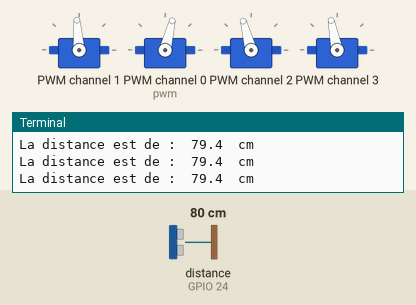
Simulated run of this program. Board: Raspberry Pi (BCM pin numbers). Parts: 4 × servo, the last lines printed to the terminal. The inputs (shaded band) are chosen by the test bench; at power-on: distance to the obstacle (sensor on GPIO 24) 80 cm. The echo pulse lasts 58.3 µs per cm; servo angles are drawn from the pulse width (0.5 ms = 0°, 2.5 ms = 180°); threads take turns every 2 ms; the clock reads 2024-03-15 10:24:30 at power-on unless the program sets it.

Above: at 5.08 s.
5.1 s: distance to the obstacle (sensor on GPIO 24) set to 2 cm
At 5.56 s:
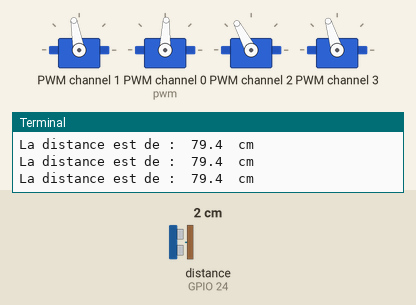
8.6 s: distance to the obstacle (sensor on GPIO 24) set to 299 cm
At 9.98 s:
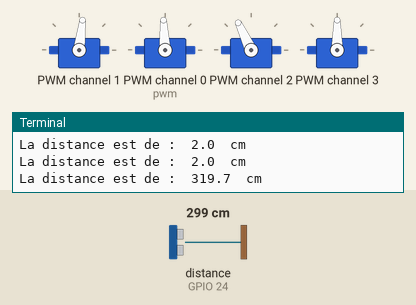
12.1 s: distance to the obstacle (sensor on GPIO 24) set to 7 cm
Timing chart, 0 to 21.6 s (numbered marks = the images above; inputs shaded):
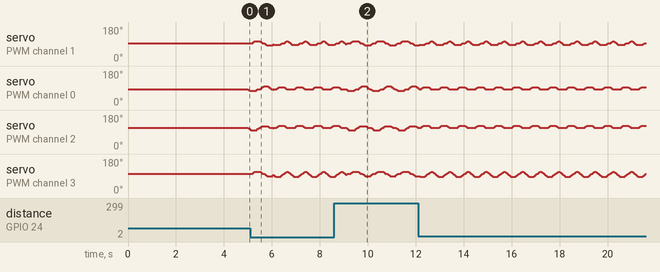

The program:

robot.py
```python
#!/usr/bin/python

from Adafruit_PWM_Servo_Driver import PWM
import time
from threading import Thread
import socket
import RPi.GPIO as GPIO

# ===========================================================================
# Example Code
# ===========================================================================

# Initialise the PWM device using the default address
pwm = PWM(0x40)


def setServoPulse(channel, pulse):
  pulseLength = 1000000                   # 1,000,000 us per second
  pulseLength /= 60                       # 60 Hz
  print "%d us per period" % pulseLength
  pulseLength /= 4096                     # 12 bits of resolution
  print "%d us per bit" % pulseLength
  pulse *= 1000
  pulse /= pulseLength
  pwm.setPWM(channel, 0, pulse)


class myrobot():
  def __init__(self):
    self.LL = 330
    self.UL = 380

    self.LL_default = 350 #
    self.LR_default = 430 #on augmente, l'interieur se baisse
    self.UL_default = 380
    self.UR_default = 400


    self.LR = 430
    self.UR = 380

    self.vitesse = 7
    self.fonctionne = True

    self.distance_obstacle=100

    self.LL_goal= self.LL_default
    self.LR_goal= self.LR_default
    self.UL_goal = self.UL_default
    self.UR_goal  = self.UR_default

    self.active_action_dict = {}
    self.command = "forward"
    self.step = 0

    self.forward = {0:[0,-40,0,-20],1:[30,-40,30,-20],2:[30,0,30,0],3:[0,20,0,40],4:[-30,20,-30,40],5:[-30,0,-30,0], 6:[0,0,0,0]}
    self.turn = { 0:[-40,0,-20,0],1 :[-40,30,-20,30], 2:[0,30,0,30],3:[30,0,30,0],4:[0,0,0,0]}
    self.dance1 = { 0:[0,-20,0,0],  1:[0,-40,0,20], 2:[0,-20,0,40], 3:[0,0,0,20],  4:[0,0,0,0], 5:[0,0,0,20],   6:[0,-20,0,40], 7:[0,-40,0,20], 8:[0,-20,0,0], 9:[0,0,0,0],  }

    self.dance2 = {
    # //slide to the left 0-4
    1:[0,-20,0,0],
    2:[0,-40,0,20],
    3:[0,-20,0,40],
    4:[0,0,0,20],
    5:[0,0,0,0],

    # //slide to the right 5-9
    6:[0,0,0,20],
    7:[0,-20,0,40],
    8:[0,-40,0,20],
    9:[0,-20,0,0],
    10:[0,0,0,0]}
    # };
    self.dance3 = {  0:[20,0,40,0],
    1:[20,-30,40,-30],
    2:[20,-30,10,-30],
    3:[20,-30,40,-30],
    4:[20,-30,10,-30],
    5:[20,-30,40,-30],
    6:[20,0,40,-30],
    7:[20,80,40,-30],
    8:[20,0,40,-30],
    9:[20,-80,40,-30],
    10:[20,0,40,-30],
    11:[20,80,40,-30],
    12:[20,0,40,-30],
    13:[20,-30,40,-30],
    14:[20,0,40,0],
    15:[0,0,0,0],

    # //right foot support 16-31
    16:[-40,0,-20,0],
    17:[-40,40,-20,30],
    18:[-20,40,-20,30],
    19:[-40,40,-20,30],
    20:[-20,40,-20,30],

    21:[-40,40,-20,30],
    22:[-40,40,-20,0],
    23:[-40,40,-20,-80],
    24:[-40,40,-20,0],
    25:[-40,40,-20,80],
    26:[-40,40,-20,0],
    27:[-40,40,-20,-80],
    28:[-40,40,-20,0],
    29:[-40,40,-20,30],
    30:[-40,0,-20,0],
    31:[0,0,0,0],
    }
    # # const int array_dance2[num_dance2][4] =
    # # {
    # # //left foot support 0-15
    # 0:[20,0,40,0],
    # 0:[20,-30,40,-30],
    # 0:[20,-30,10,-30],
    # 0:[20,-30,40,-30],
    # 0:[20,-30,10,-30],

    # 0:[20,-30,40,-30],
    # 0:[20,0,40,-30],
    # 0:[20,80,40,-30],
    # 0:[20,0,40,-30],
    # 0:[20,-80,40,-30],
    # 0:[20,0,40,-30],
    # 0:[20,80,40,-30],
    # 0:[20,0,40,-30],
    # 0:[20,-30,40,-30],
    # 0:[20,0,40,0],
    # 0:[0,0,0,0],

    # # //right foot support 16-31
    # 0:[-40,0,-20,0],
    # 0:[-40,40,-20,30],
    # 0:[-20,40,-20,30],
    # 0:[-40,40,-20,30],
    # 0:[-20,40,-20,30],

    # 0:[-40,40,-20,30],
    # 0:[-40,40,-20,0],
    # 0:[-40,40,-20,-80],
    # 0:[-40,40,-20,0],
    # 0:[-40,40,-20,80],
    # 0:[-40,40,-20,0],
    # 0:[-40,40,-20,-80],
    # 0:[-40,40,-20,0],
    # 0:[-40,40,-20,30],
    # 0:[-40,0,-20,0],
    # 0:[0,0,0,0],
    # # };


    # # const int array_dance3[num_dance3][4] =
    # # {
    # 0:[0,-40,0,0],
    # 0:[20,-30,20,20],
    # 0:[40,0,40,30],
    # 0:[0,0,0,40],
    # 0:[-20,-20,-20,30],
    # 0:[-40,-30,-40,0],

    # 0:[0,-40,0,0],
    # 0:[0,0,0,0],
    # # };

    # # const int array_dance4[num_dance4][4] =
    # # {
    # 0:[0,-20,0,20],
    # 0:[0,0,0,0],
    # 0:[0,-20,0,20],
    # 0:[0,0,0,0],
    # 0:[0,-20,0,20],
    # 0:[0,0,0,0],
    # 0:[0,-20,0,20],
    # 0:[0,0,0,0],

    # 0:[0,-50,0,50],
    # 0:[0,0,0,0],
    # 0:[0,-50,0,50],
    # 0:[0,0,0,0],
    # 0:[0,-50,0,50],
    # 0:[0,0,0,0],
    # 0:[0,-50,0,50],
    # 0:[0,0,0,0],

    # 0:[0,-40,0,40],
    # 0:[0,-50,0,50],
    # 0:[0,-60,0,60],
    # 0:[0,0,0,0,],
    # # };

    # # const int num_dance5 = 17;
    # # const int array_dance5[num_dance5][4] =
    # # {
    # 0:[35,0,15,0],
    # 0:[35,30,15,30],
    # 0:[-35,30,15,30],
    # 0:[-20,0,15,0],
    # 0:[0,0,0,0],

    # 0:[0,-40,0,40],
    # 0:[-30,-40,-20,40],
    # 0:[0,-40,0,40],
    # 0:[20,-40,30,40],


    # 0:[0,-40,0,40],
    # 0:[20,-40,-20,40],
    # 0:[20,-20,-20,20],
    # 0:[20,0,-20,0],
    # 0:[-20,-10,20,10],
    # 0:[-10,-30,10,30],

    # 0:[0,-40,0,40],
    # 0:[0,0,0,0],
    # # };

    # # const int num_dance6 = 32;
    # # const int array_dance6[num_dance6][4] =
    # # {
    # 0:[0,-40,0,-20],
    # 0:[25,-40,18,-20],
    # 0:[25,0,18,0],
    # 0:[0,20,0,40],
    # 0:[-18,20,-25,40],
    # 0:[-18,0,-25,0],

    # 0:[0,-40,0,-20],
    # 0:[25,-40,18,-20],
    # 0:[0,0,0,0],
    # 0:[0,20,0,40],
    # 0:[-18,20,-25,40],
    # 0:[0,0,0,0],

    # 0:[0,-40,0,-20],
    # 0:[-25,-40,-18,-20],
    # 0:[-25,0,-18,0],
    # 0:[0,20,0,40],
    # 0:[18,20,25,40],
    # 0:[18,0,25,0],

    # 0:[30,-40,30,-20],
    # 0:[30,0,30,0],
    # 0:[0,20,0,40],
    # 0:[-30,20,-30,40],
    # 0:[-30,0,-30,0],

    # 0:[0,-40,0,-20],
    # 0:[-30,-40,-30,-20],
    # 0:[-30,0,-30,0],
    # 0:[0,20,0,40],
    # 0:[30,20,30,40],
    # 0:[30,0,30,0],

    # 0:[15,0,15,0],
    # 0:[0,0,0,0},
    # # };


  def put_start_pos(self):
    self.UL = self.UL_default
    self.UR = self.UR_default
    self.LL = self.LL_default
    self.LR = self.LR_default
    self.do_it()

  def setDistance(self,distance):
    self.distance_obstacle=float(distance)

  def getDistance(self):
    return self.distance_obstacle

  def reset_avancer(self):
    self.nb_forward =0

  def reset_turn(self):
    self.nb_turn=0

  def do_action(self):
    objectifs =self.active_action_dict[self.step]
    self.UL_goal= self.UR_default +objectifs[0]
    self.LR_goal= self.LR_default +objectifs[1]
    self.UR_goal= self.UL_default +objectifs[2]
    self.LL_goal= self.LL_default +objectifs[3]
    if self.step ==len(self.active_action_dict)-1:
      self.step=0

    if self.get_goalok():
      self.step = self.step +1
    self.goto_goal()


  def setCommand(self,command):
    self.step = 0
    self.command=command

    if self.command == "forward":
      self.active_action_dict = self.forward
    elif self.command == "turn":
      self.active_action_dict = self.turn
    elif self.command == "dance1":
      self.active_action_dict = self.dance1
    else:
      self.active_action_dict = self.forward


  def getCommand(self):
    return self.command

  def goto_goal(self):
    if abs(self.LL_goal - self.LL) <= self.vitesse+1:
      self.LL = self.LL_goal
    else:
      if self.LL_goal > self.LL:
        self.LL += self.vitesse
      else:
        self.LL -= self.vitesse

    if abs(self.LR_goal-self.LR) <= self.vitesse+1:
      self.LR=self.LR_goal
    else:
      if self.LR_goal > self.LR:
        self.LR += self.vitesse
      else:
        self.LR -= self.vitesse

    if abs(self.UR_goal-self.UL) <= self.vitesse+1:
      self.UL=self.UR_goal
    else:
      if self.UR_goal > self.UL:
        self.UL += self.vitesse
      else:
        self.UL -= self.vitesse

    if abs(self.UL_goal - self.UR) <= self.vitesse+1:
      self.UR=self.UL_goal
    else:
      if self.UL_goal > self.UR:
        self.UR += self.vitesse
      else:
        self.UR -= self.vitesse

  def get_goalok(self):
    #verifier que les objectifs sont atteints
    if self.LL==self.LL_goal and self.LR==self.LR_goal and self.UL==self.UR_goal and self.UR==self.UL_goal:
      return True
    else:
      return False


  def roboton(self):
    return self.fonctionne

  def stoprobot(self):
    self.fonctionne = False

  def do_it(self):
    pwm.setPWM(1, 0, self.UL)
    pwm.setPWM(0, 0, self.LL)
    pwm.setPWM(2, 0, self.LR)# d_piedincline)
    pwm.setPWM(3, 0, self.UR )#d_hanche_incl)


class ThRobot(Thread):
  def __init__(self):
    Thread.__init__(self)
  def run(self):
    global robot
    robot.put_start_pos()
    robot.setCommand("forward")
    time.sleep(5)
    while robot.roboton():
      robot.do_action()

      if robot.getDistance()<15 and robot.getCommand()=="forward":
        robot.setCommand("turn")
      if robot.getDistance()>20 and robot.getCommand()=="turn":
        robot.setCommand("forward")


      robot.do_it()
      time.sleep(0.02)


class ThSocket(Thread):
  def __init__(self):
    Thread.__init__(self)
  def run(self):
    global robot
    UDP_IP = "127.0.0.1"
    UDP_PORT = 5005
    sock = socket.socket(socket.AF_INET, socket.SOCK_DGRAM) # UDP
    sock.bind((UDP_IP, UDP_PORT))

    while robot.roboton():
      data, addr = sock.recvfrom(1024) # buffer size is 1024 bytes
      print("distance:", data)
      robot.setDistance(data)
    sock.close()

class ThUltrasonic(Thread):
  def __init__(self):
    Thread.__init__(self)
  def run(self):
    global robot
    GPIO.setmode(GPIO.BCM)
    Trig = 23          # Entree Trig du HC-SR04 branchee au GPIO 23
    Echo = 24         # Sortie Echo du HC-SR04 branchee au GPIO 24

    GPIO.setup(Trig,GPIO.OUT)
    GPIO.setup(Echo,GPIO.IN)

    GPIO.output(Trig, False)

    while robot.roboton():
       time.sleep(1)       # On la prend toute les 1 seconde

       GPIO.output(Trig, True)
       time.sleep(0.00001)
       GPIO.output(Trig, False)

       while GPIO.input(Echo)==0:  ## Emission de l'ultrason
         debutImpulsion = time.time()

       while GPIO.input(Echo)==1:   ## Retour de l'Echo
         finImpulsion = time.time()

       distance = round((finImpulsion - debutImpulsion) * 340 * 100 / 2, 1)  ## Vitesse du son = 340 m/s

       print "La distance est de : ",distance," cm"
       robot.setDistance(distance)

    GPIO.cleanup()


class ThSocketCmd(Thread):
  def __init__(self):
    Thread.__init__(self)
  def run(self):
    global robot
    UDP_IP = "127.0.0.1"
    UDP_PORT = 5006
    sock = socket.socket(socket.AF_INET, socket.SOCK_DGRAM) # UDP
    sock.bind((UDP_IP, UDP_PORT))

    while robot.roboton():
      data, addr = sock.recvfrom(1024) # buffer size is 1024 bytes
      print("Command:", data)
      robot.setCommand(data)
    sock.close()

global robot

robot = myrobot()
thread_1 = ThRobot()
thread_2 = ThUltrasonic()
# # Lancement des threads
thread_1.start()
thread_2.start()
# # Attend que les threads se terminent
# thread_1.join()


pwm.setPWMFreq(60)                        # Set frequency to 60 Hz
i=0
while (i<10):
  # Change speed of continuous servo on channel O
  # print("Pos 0: g_piedplat{} g_hanche_droit:{}  d_piedplat{} d_hanche_droit:{}  ".format(g_piedplat,g_hanche_droit, d_piedplat,d_hanche_droit))
  # pwm.setPWM(0, 0, g_piedplat)
  # pwm.setPWM(1, 0, g_hanche_droit)
  # # pwm.setPWM(2, 0, d_piedplat)
  # # pwm.setPWM(3, 0, d_hanche_droit)

  # time.sleep(10)
  # print("Pos 0: g_piedincline{} g_hanche_incl:{} d_piedincline{} d_hanche_incl:{}".format(g_piedincline, g_hanche_incl, d_piedincline, d_hanche_incl))
  # pwm.setPWM(0, 0, g_piedincline)
  # pwm.setPWM(1, 0, g_hanche_incl)
  # pwm.setPWM(2, 0, d_piedincline)
  # pwm.setPWM(3, 0, d_hanche_incl)
  print('robot running...{}'.format(i))
  time.sleep(10)
  i=i+1
print("bye")
robot.put_start_pos()
robot.stoprobot()
# pwm.setPWM(0, 4096, 0)
thread_1.join()
thread_2.join()
```

Measured:
- by itself, servo on PWM channel 2: repeats every 0.76 s: 118° 0.03 s, 120° 0.03 s, 123° 0.25 s, 121° 0.03 s, 118° 0.03 s, 116° 0.03 s, 113° 0.03 s, 112° 0.33 s, 115° 0.03 s
- by itself, servo on PWM channel 3: repeats every 0.76 s: 87° 0.20 s, 89° 0.03 s, 92° 0.03 s, 95° 0.03 s, 97° 0.03 s, 100° 0.03 s, 101° 0.05 s, 104° 0.03 s, 107° 0.03 s, 109° 0.03 s, 112° 0.08 s, 110° 0.03 s, 107° 0.03 s, 105° 0.03 s, 102° 0.03 s, 100° 0.03 s, 97° 0.03 s, 95° 0.03 s, 92° 0.03 s, 89° 0.03 s
